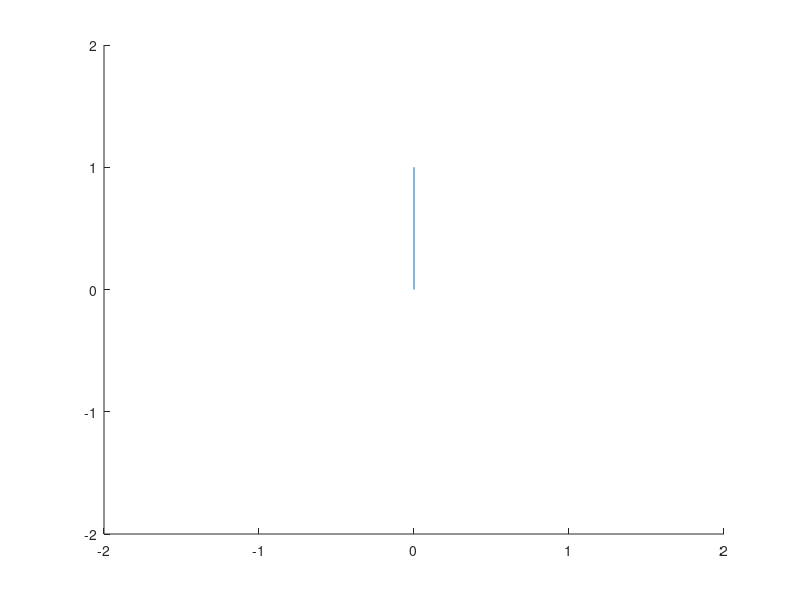

Here is the MATLAB script that generated this plot:
%-------------------------------------------------------------------------%
%                             Extract Solution                            %
%-------------------------------------------------------------------------%
auxdata.g = 9.81;
auxdata.L1 = 1;
auxdata.L2 = 1;
auxdata.m1 = 1;
auxdata.m2 = 1;

time = load('t.dat')';
state = load('x.dat')';
control = load('u.dat')';
%time = load('simtwolink_t.dat');
%state = load('simtwolink_x.dat');

theta1 = state(:, 1);
theta2 = state(:, 2);

X1 = auxdata.L1 * cos(theta1);
Y1 = auxdata.L1 * sin(theta1);
%X2 = X1 + auxdata.L2 * cos(theta1 + theta2);
%Y2 = Y1 + auxdata.L2 * sin(theta1 + theta2);

h = figure;
hold on;
axis(2 * [-1 1 -1 1]);
for i = 1:length(time)
    plot([0 X1(i)], [0 Y1(i)]);
%    plot([X1(i) X2(i)], [Y1(i) Y2(i)]);
    pause(0.10);
    cla;
end
plot([0 X1(i)], [0 Y1(i)]);
%plot([X1(i) X2(i)], [Y1(i) Y2(i)]);

